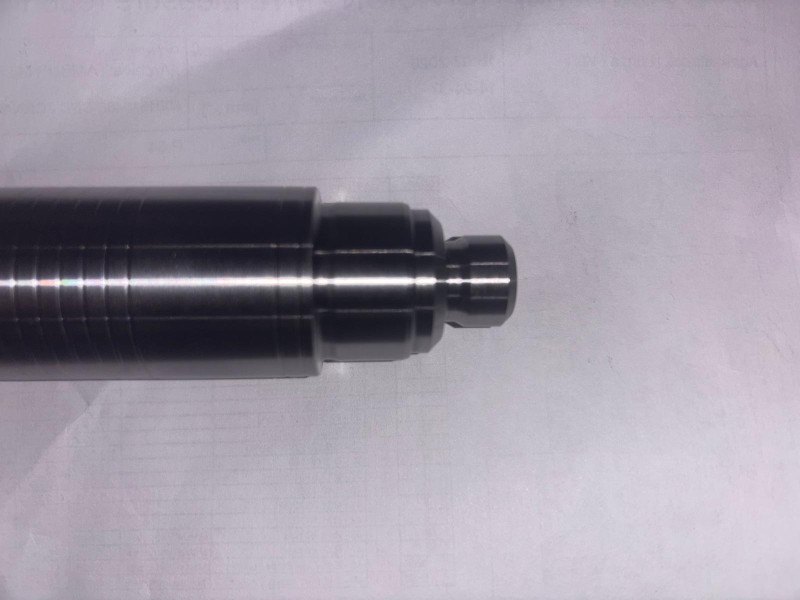
#> input picture uploads/1dbc014f68134204b6f131f7bd2765f6.jpg, 1600 x 1200 px (shown at 1/2 size)
$ python -i profile_extractor.py   (imports and definitions only)
#> lines starting #> are read from the running program, lines starting #| are printed output that depends on the picture; after the words box and inside, x2 and y2 are one past the last pixel; in counts of white or black regions, pixels touching at a corner belong together
#> further down, picture is the input picture: shape (1200, 1600, 3); mean B, G, R 167.4, 154.9, 161.3
"""
CNC Parça Ölçüm Sistemi — Profil Çıkarıcı
Parçanın silüetinden profil verisi (üst/alt kenar, çap profili) çıkarır.
"""

import cv2
import numpy as np
import scipy.ndimage as ndimage
import scipy.signal as signal
from typing import Dict, List, Tuple, Optional


# [33 lines left out: function _subpixel_edge_1d, not called in this run]


def _subpixel_edge_1d_polarity(
    gray_col: np.ndarray,
    y: int,
    search_window: int = 3,
    edge: str = "any",
) -> float:
    """
    Kenar yönünü dikkate alarak sub-pixel kenar konumu bulur.

    edge:
      - "top": parlak arka plandan daha koyu parçaya geçiş (negatif gradyan)
      - "bottom": koyu parçadan parlak arka plana geçiş (pozitif gradyan)
      - "any": yön farkı gözetmez
    """
    h = len(gray_col)
    if y < search_window + 1 or y >= h - search_window - 2:
        return float(y)

    grads = []
    y_vals = list(range(y - search_window, y + search_window + 1))
    for i in y_vals:
        g = 0.5 * (float(gray_col[i + 1]) - float(gray_col[i - 1]))
        grads.append(g)

    if edge == "top":
        signed = np.array(grads, dtype=float)
        candidate_mask = signed < 0
        if np.any(candidate_mask):
            masked_scores = np.where(candidate_mask, -signed, -np.inf)
            max_idx = int(np.argmax(masked_scores))
        else:
            max_idx = int(np.argmax(np.abs(signed)))
    elif edge == "bottom":
        signed = np.array(grads, dtype=float)
        candidate_mask = signed > 0
        if np.any(candidate_mask):
            masked_scores = np.where(candidate_mask, signed, -np.inf)
            max_idx = int(np.argmax(masked_scores))
        else:
            max_idx = int(np.argmax(np.abs(signed)))
    else:
        signed = np.array(grads, dtype=float)
        max_idx = int(np.argmax(np.abs(signed)))

    best_y = y_vals[max_idx]
    if max_idx == 0 or max_idx == len(grads) - 1:
        return float(best_y)

    g_minus = signed[max_idx - 1]
    g_zero = signed[max_idx]
    g_plus = signed[max_idx + 1]

    denom = g_minus - 2 * g_zero + g_plus
    if denom == 0:
        return float(best_y)

    delta = 0.5 * (g_minus - g_plus) / denom
    delta = max(-1.0, min(1.0, delta))
    return float(best_y) + delta


def _snap_edge_to_support(
    edge_col: Optional[np.ndarray],
    coarse_y: int,
    search_radius: int = 6,
    prefer: str = "nearest",
) -> int:
    """
    Kaba maske kenarını, gerçek kenar destek haritasındaki en yakın adaya hizalar.

    prefer:
      - "up": coarse_y'nin üstündeki/en yakın adayı tercih et
      - "down": coarse_y'nin altındaki/en yakın adayı tercih et
      - "nearest": mutlak en yakın adayı seç
    """
    if edge_col is None or coarse_y < 0:
        return int(coarse_y)

    edge_idx = np.where(edge_col > 0)[0]
    if len(edge_idx) == 0:
        return int(coarse_y)

    nearby = edge_idx[np.abs(edge_idx - coarse_y) <= search_radius]
    if len(nearby) == 0:
        return int(coarse_y)

    if prefer == "up":
        upward = nearby[nearby <= coarse_y]
        if len(upward) > 0:
            return int(upward[-1])
    elif prefer == "down":
        downward = nearby[nearby >= coarse_y]
        if len(downward) > 0:
            return int(downward[0])

    nearest_idx = int(np.argmin(np.abs(nearby - coarse_y)))
    return int(nearby[nearest_idx])


def _remove_outliers(edge_array: List[Optional[float]], window: int = 11, threshold: float = 2.0) -> List[Optional[float]]:
    """
    Komşu piksellere göre çok sapan (outlier) noktaları temizler.
    Median filtreden farkı: Sadece sapan noktaları değiştirir, diğerlerini korur.
    """
    if not edge_array or len(edge_array) < window:
        return edge_array

    result = list(edge_array)
    arr = np.array([x if x is not None else np.nan for x in edge_array], dtype=float)

    for i in range(len(arr)):
        if np.isnan(arr[i]):
            continue

        # Pencere sınırlarını belirle
        start = max(0, i - window // 2)
        end = min(len(arr), i + window // 2 + 1)

        # Komşuların medyanını bul
        neighbor_slice = arr[start:end]
        valid_neighbors = neighbor_slice[~np.isnan(neighbor_slice)]

        if len(valid_neighbors) < 3:
            continue

        med = np.median(valid_neighbors)

        # Eğer noktada büyük sapma varsa medyan ile değiştir (outlier temizliği)
        if abs(arr[i] - med) > threshold:
            result[i] = float(med)

    return result


def _savitzky_golay_smooth(edge_array: List[Optional[float]], window: int = 15, polyorder: int = 2) -> List[Optional[float]]:
    """
    Savitzky-Golay filtresi ile kenar profilini yumuşatır.
    Fiziksel geometriyi (köşeleri) Gaussian'dan daha iyi korur.
    """
    if not edge_array or len(edge_array) < window:
        return edge_array

    mask = [x is not None for x in edge_array]
    vals = np.array([x if x is not None else 0 for x in edge_array], dtype=float)

    # None değerleri civarındaki verilerle doldur (polinom fit için sürekli dizi lazım)
    # Basit bir interpolasyon (pad)
    for i in range(len(vals)):
        if not mask[i]:
            # En yakın geçerli değeri bul
            left = i - 1
            while left >= 0 and not mask[left]: left -= 1
            right = i + 1
            while right < len(vals) and not mask[right]: right += 1

            if left >= 0 and right < len(vals):
                vals[i] = (vals[left] + vals[right]) / 2.0
            elif left >= 0:
                vals[i] = vals[left]
            elif right < len(vals):
                vals[i] = vals[right]

    # Savitzky-Golay (hassas geometrik yumuşatma)
    window_choice = int(window)
    if window_choice % 2 == 0: window_choice += 1
    if window_choice >= len(vals): window_choice = len(vals) if len(vals) % 2 == 1 else len(vals) - 1

    if window_choice < 5: return edge_array

    smoothed = signal.savgol_filter(vals, window_choice, polyorder)

    result = []
    for i, exists in enumerate(mask):
        result.append(float(smoothed[i]) if exists else None)

    return result


def edge_stabilize(edge_array: List[Optional[float]]) -> List[Optional[float]]:
    """
    Stabilizasyon katmanı: Median + Outlier Temizliği + Savitzky-Golay
    Ani sıçramaları (jitter) ve gürültüyü ciddi oranda azaltır.
    """
    if not edge_array or len(edge_array) < 10:
        return edge_array

    # 1. Ham median filtre (kaba gürültü)
    mask = [x is not None for x in edge_array]
    clean_vals = np.array([x if x is not None else 0 for x in edge_array], dtype=float)
    med_smoothed = ndimage.median_filter(clean_vals, size=5)

    # None'ları geri koy
    stage1 = [float(med_smoothed[i]) if mask[i] else None for i in range(len(edge_array))]

    # 2. Outlier Temizliği (medyandan aşırı sapanları buda)
    stage2 = _remove_outliers(stage1, window=9, threshold=1.25)

    # 3. Savitzky-Golay (hassas geometrik yumuşatma)
    stage3 = _savitzky_golay_smooth(stage2, window=9, polyorder=2)

    return stage3


def extract_profile(image: np.ndarray, params: Optional[Dict] = None) -> Dict:
    """
    Görüntüdeki silindirik parçanın profilini çıkarır.

    Adımlar:
    1. Gri tonlama + Gaussian blur
    2. Otsu threshold ile binary maske
    3. Morfolojik temizleme
    4. En büyük konturu bul (parça)
    5. Her x koordinatında üst ve alt kenarı bul
    6. Çap profili oluştur

    Returns:
        Dict: {
            "top_edge": [...],      # Her x için üst kenar y değeri
            "bottom_edge": [...],   # Her x için alt kenar y değeri
            "diameter_px": [...],   # Her x için çap (piksel)
            "center_y": [...],      # Her x için merkez y
            "x_start": int,         # Profilin başladığı x
            "x_end": int,           # Profilin bittiği x
            "contour": np.ndarray,  # Ana kontur
            "mask": np.ndarray,     # Binary maske
        }
    """
    params = params or {}
    blur_ksize = params.get("blur_ksize", 7)  # Gürültüye karşı varsayılan blur'u artırdık
    morph_ksize = params.get("morph_ksize", 7) # Sınırların daha iyi birleşmesi için artırıldı
    min_contour_area = params.get("min_contour_area", 5000)

    # 1. Gri tonlama ve parlaklık analizi
    if len(image.shape) == 3:
        gray = cv2.cvtColor(image, cv2.COLOR_BGR2GRAY)
    else:
        gray = image.copy()

    mean_brightness = float(np.mean(gray))
#> mean_brightness = 158.1
    is_edge_map = mean_brightness < 40  # Kenar haritası tespit eşiği
#> is_edge_map = False

    if is_edge_map:
        # KENAR HARİTASI MODU (siyah zemin, beyaz çizgiler)
        # KRİTİK FIX: Kalibrasyon (detect_edges) ile AYNI algoritmayı kullanıyoruz
        # Böylece kalibrasyon ve ölçüm tutarlı sonuç verir

        # 1. Kernel boyutu - kalibrasyonla AYNI (morph_ksize + 2 YOK!)
        mk = morph_ksize if morph_ksize % 2 == 1 else morph_ksize + 1

        # 2. Dilate kullan - kalibrasyonla AYNI (GaussianBlur DEĞİL!)
        # app.py:437 ile tutarlı: cv2.dilate(gray, kernel, iterations=1)
        kernel = cv2.getStructuringElement(cv2.MORPH_RECT, (mk, mk))
        binary_dilated = cv2.dilate(gray, kernel, iterations=1)
        _, binary_edges = cv2.threshold(binary_dilated, 20, 255, cv2.THRESH_BINARY)

        # 3. İçi boş (sadece sınırları olan) haritadan solid maske üret
        h, w = binary_edges.shape
        solid_mask = np.zeros_like(binary_edges)
        for x in range(w):
            col = binary_edges[:, x]
            white_idx = np.where(col > 0)[0]
            if len(white_idx) > 0:
                y1 = white_idx[0]
                y2 = white_idx[-1]
                # En az birkaç piksel kalınlığında bir şekilse içini doldur
                if y2 - y1 > 5:
                    solid_mask[y1:y2+1, x] = 255

        # 4. Morfolojik temizleme - kalibrasyonla tutarlı (daha az agresif)
        # iterations=1 kullan (kalibrasyonda morfoloji yok)
        kernel2 = cv2.getStructuringElement(cv2.MORPH_RECT, (mk, mk))
        binary = cv2.morphologyEx(solid_mask, cv2.MORPH_CLOSE, kernel2, iterations=1)
        binary = cv2.morphologyEx(binary, cv2.MORPH_OPEN, kernel2, iterations=1)
    else:
        # NORMAL GÖRÜNTÜ MODU (Otsu Threshold ile solid maske)
        # Kernel boyutunu tek sayı yap - kalibrasyonla tutarlı
        blur_k = blur_ksize if blur_ksize % 2 == 1 else blur_ksize + 1
        mk = morph_ksize if morph_ksize % 2 == 1 else morph_ksize + 1

        blurred = cv2.GaussianBlur(gray, (blur_k, blur_k), 0)
        _, binary = cv2.threshold(blurred, 0, 255, cv2.THRESH_BINARY_INV + cv2.THRESH_OTSU)
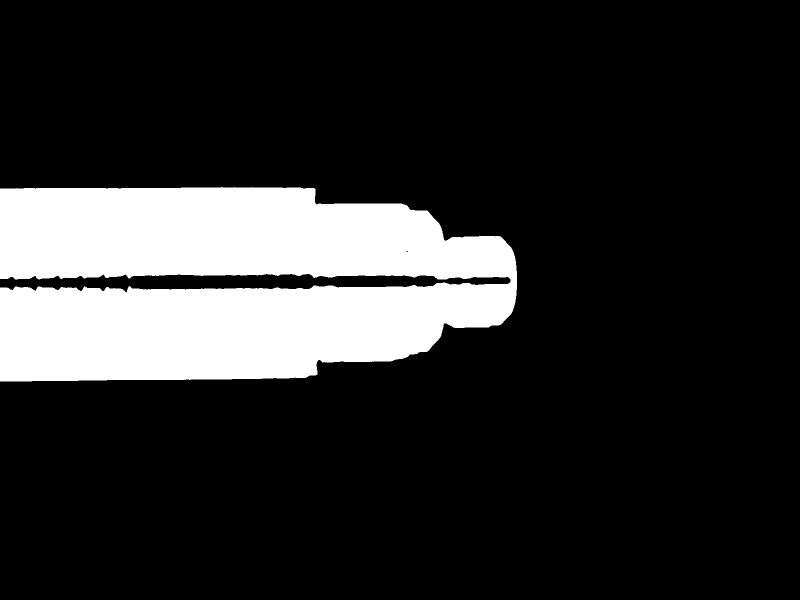
#> binary: shape (1200, 1600) (shown at 1/2 size); 16.8% white; 1 white region, box (x1, y1, x2, y2) and area: (0, 374, 1034, 763) 322493
        kernel = cv2.getStructuringElement(cv2.MORPH_RECT, (mk, mk))
        binary = cv2.morphologyEx(binary, cv2.MORPH_CLOSE, kernel, iterations=2)
#> binary: shape (1200, 1600); 16.9% white; 1 white region, box (x1, y1, x2, y2) and area: (0, 374, 1034, 763) 324031
        binary = cv2.morphologyEx(binary, cv2.MORPH_OPEN, kernel, iterations=1)
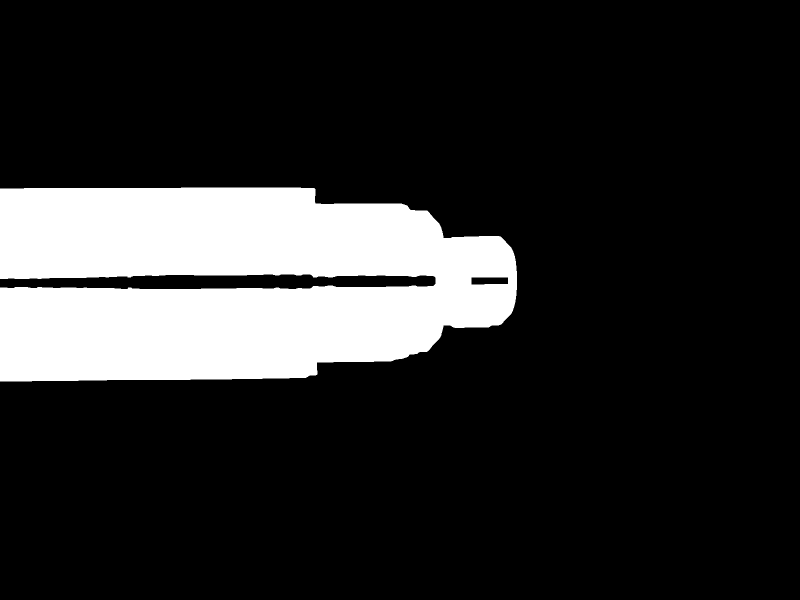
#> binary: shape (1200, 1600) (shown at 1/2 size); 16.9% white; 1 white region, box (x1, y1, x2, y2) and area: (0, 375, 1034, 763) 323907

        # Parlak/yansımalı yüzeylerde Otsu maskesi üst gövdeyi kaçırabildiği için
        # kenar destek haritası üret: kolon bazında maske çapı bariz kısa kalırsa
        # bu harita ile üst/alt kenarı düzelt.
        edge_blur = cv2.GaussianBlur(gray, (3, 3), 0)
        edge_support = cv2.Canny(edge_blur, 40, 120)
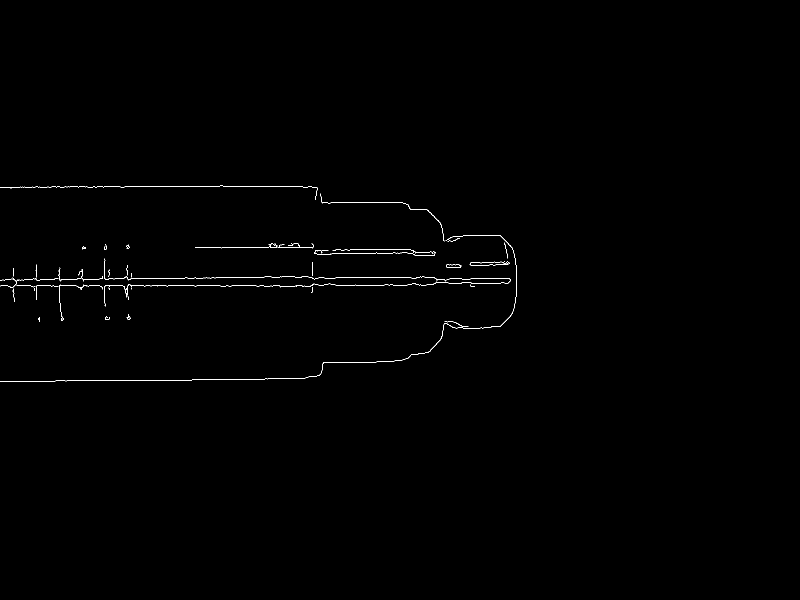
#> edge_support: shape (1200, 1600) (shown at 1/2 size); 0.34% white in thin lines or dots, all inside (x1, y1, x2, y2) = (0, 371, 1034, 764)
        edge_support = cv2.dilate(
            edge_support,
            cv2.getStructuringElement(cv2.MORPH_RECT, (3, 3)),
            iterations=1
        )
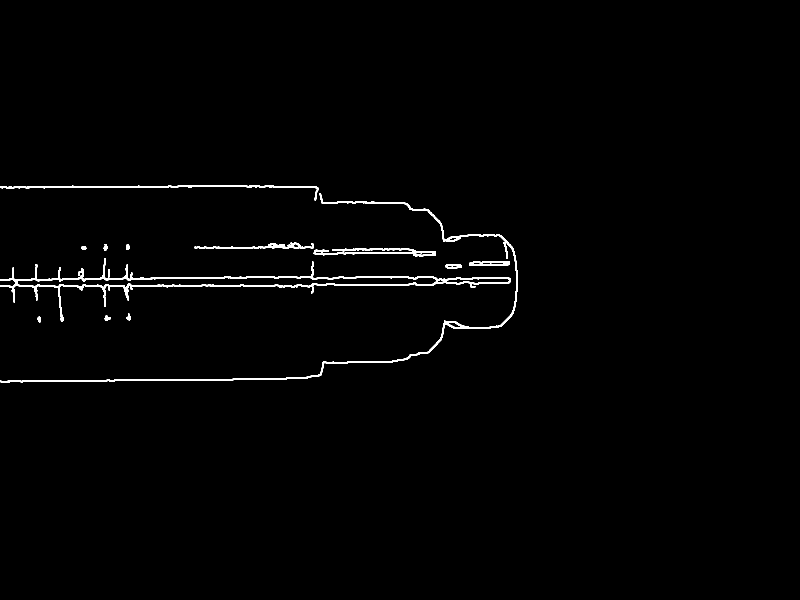
#> edge_support: shape (1200, 1600) (shown at 1/2 size); 1.1% white; 14 white regions

    # 4. Kontur bul
    contours, _ = cv2.findContours(binary, cv2.RETR_EXTERNAL, cv2.CHAIN_APPROX_SIMPLE)
#> contours = 1 contour; box (x1, y1, x2, y2) and area: (0, 375, 1034, 763) 322681
    if not contours:
        raise ValueError("Parça konturu bulunamadı. Görüntü kalitesini kontrol edin.")

    # Alan filtresini daha agresif yap (gürültüyü önlemek için)
    # Eğer kullanıcı 100 gibi çok küçük bir değer gönderirse bile
    # en büyük konturun %10'undan küçük olanları gürültü kabul et.
    all_areas = [cv2.contourArea(c) for c in contours]
#> all_areas = [322681]
    max_area = max(all_areas)
#> max_area = 322681
    dynamic_min_area = max(min_contour_area, max_area * 0.1)
#> dynamic_min_area = 32268.1

    valid_contours = [c for c in contours if cv2.contourArea(c) >= dynamic_min_area]
#> valid_contours has the same summary as contours
    if not valid_contours:
        # Fallback: Sadece en büyüğü al
        valid_contours = [max(contours, key=cv2.contourArea)]

    # Metrologi tarafında ölçüm tek fiziksel parçadan alınmalı.
    # Bu yüzden maskeyi yalnızca ana konturdan üret; ek konturlar
    # ancak false positive riskini artırıyor.
    main_contour = max(valid_contours, key=cv2.contourArea)
#> main_contour = contour of 418 points, box (x1, y1, x2, y2) (0, 375, 1034, 763), area 322681
    mask = np.zeros(gray.shape, dtype=np.uint8)
    cv2.drawContours(mask, [main_contour], -1, 255, cv2.FILLED)
#> mask: shape (1200, 1600); 16.9% white; 1 white region, box (x1, y1, x2, y2) and area: (0, 375, 1034, 763) 324882

    # x_start/x_end tespiti için sadece ana konturu kullan
    x_c, y_c, w_c, h_c = cv2.boundingRect(main_contour)
#> x_c = 0; y_c = 375; w_c = 1034; h_c = 388
    x_start = x_c
#> x_start = 0
    x_end = x_c + w_c
#> x_end = 1034
    bbox = (int(x_c), int(y_c), int(w_c), int(h_c))
#> bbox = (0, 375, 1034, 388)

    # ROI Band Sınırlaması (Kullanıcı parametresi)
    # Sadece fiziksel parçanın olması gereken y aralığında kenar ara
    roi_y_min = params.get("roi_y_min", 0)
    roi_y_max = params.get("roi_y_max", gray.shape[0])
#> roi_y_max = 1200

    top_edge: List[Optional[float]] = []
    bottom_edge: List[Optional[float]] = []
    diameter_px: List[float] = []
    center_y_list: List[Optional[float]] = []

    edge_source = binary_edges if is_edge_map and 'binary_edges' in locals() else locals().get("edge_support")

    for x in range(x_start, x_end):
        # Kritik: Çapı kalibrasyonla aynı mantıkla ölç.
        # Kalibrasyonda bir kolondaki ilk/son beyaz piksel alınıyor.
        # Ölçümde de aynı yaklaşımı kullanıyoruz; kontur maskesi yalnızca x aralığını
        # belirlemek için kullanılıyor.
        col = binary[:, x]

        # ROI kısıtı uygula
        white_pixels = np.where((col > 0) & (np.arange(len(col)) >= roi_y_min) & (np.arange(len(col)) <= roi_y_max))[0]

        # Kaynak kolonda veri yoksa ana kontur maskesine fallback.
        if len(white_pixels) == 0:
            white_pixels = np.where(
                (mask[:, x] > 0)
                & (np.arange(mask.shape[0]) >= roi_y_min)
                & (np.arange(mask.shape[0]) <= roi_y_max)
            )[0]

        if len(white_pixels) == 0:
            top_edge.append(None)
            bottom_edge.append(None)
            diameter_px.append(0)
            center_y_list.append(None)
        else:
            top = int(white_pixels[0])
            bottom = int(white_pixels[-1])

            if edge_source is not None:
                edge_col = edge_source[:, x]
                top = _snap_edge_to_support(edge_col, top, search_radius=6, prefer="up")
                bottom = _snap_edge_to_support(edge_col, bottom, search_radius=6, prefer="down")

            # Alt-piksel hassasiyeti (Sub-pixel refinement)
            top_sub = _subpixel_edge_1d_polarity(gray[:, x], top, search_window=4, edge="top")
            bottom_sub = _subpixel_edge_1d_polarity(gray[:, x], bottom, search_window=4, edge="bottom")

            top_edge.append(top_sub)
            bottom_edge.append(bottom_sub)
            diameter_px.append(bottom_sub - top_sub)
            center_y_list.append((top_sub + bottom_sub) / 2.0)
#> this loop made 1034 passes
#> (top, top_sub, bottom_sub) on passes 4, 5, 6, 7, 8, 10, 11, 13, 14: (376, 374.9, 762.6), (376, 374.7, 762.6), (376, 374.2, 762.6), (375, 374, 762.6), (375, 374, 762.7), (375, 374.8, 762.6), (375, 374.5, 762.6), (376, 375.1, 762.6), (376, 375.2, 762.6)
#> (top, top_sub, bottom_sub) on passes 1, 2, 3, 16, 17, 18: (375, 372.8, 762.5), (375, 375, 762.6), (375, 375.2, 762.5), (376, 373.3, 762.6), (376, 375.2, 762.6), (376, 375.2, 762.5)

    # Ölçüm verisi ham/sub-pixel kenar olarak korunur.
    # Overlay için ayrı, hafifçe stabilize edilmiş bir görünüm üret.
    top_edge_display = edge_stabilize(top_edge)
    bottom_edge_display = edge_stabilize(bottom_edge)

    center_y_display = []
    for t, b in zip(top_edge_display, bottom_edge_display):
        if t is not None and b is not None:
            center_y_display.append((t + b) / 2.0)
        else:
            center_y_display.append(None)
#> this loop made 1034 passes
#> (t, b) on passes 1 to 3: (375.1, 762.5), (374.9, 762.5), (374.8, 762.6)

    return {
        "top_edge": top_edge,
        "bottom_edge": bottom_edge,
        "diameter_px": diameter_px,
        "center_y": center_y_list,
        "overlay_top_edge": top_edge_display,
        "overlay_bottom_edge": bottom_edge_display,
        "overlay_center_y": center_y_display,
        "x_start": x_start,
        "x_end": x_end,
        "contour": main_contour,
        "mask": mask,
        "bbox": bbox,
    }


# [136 lines left out: function draw_profile_overlay, not called in this run]

>>> import cv2
>>> picture = cv2.imread('../uploads/1dbc014f68134204b6f131f7bd2765f6.jpg')
>>> result = extract_profile(picture)
